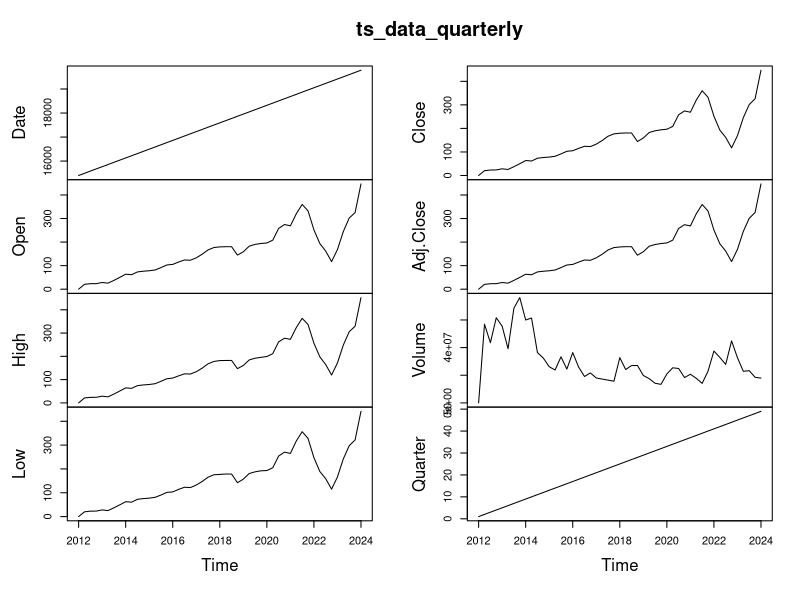
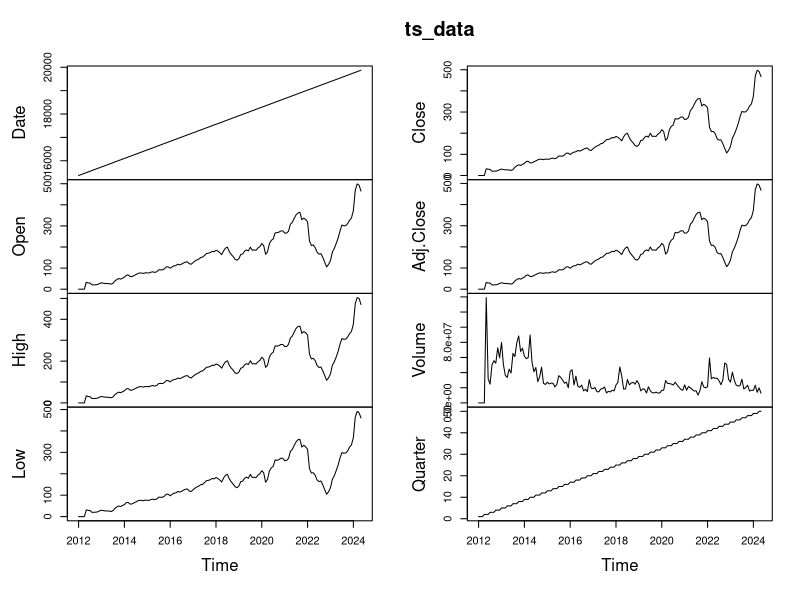
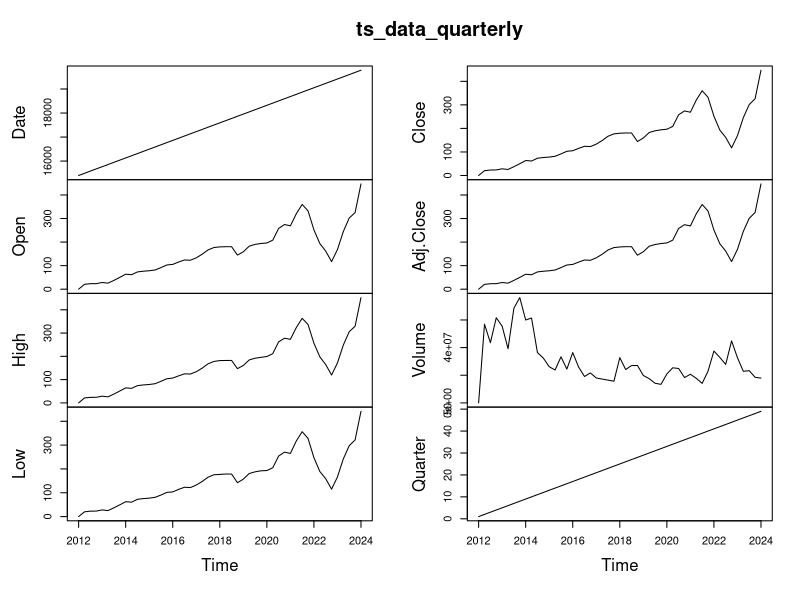
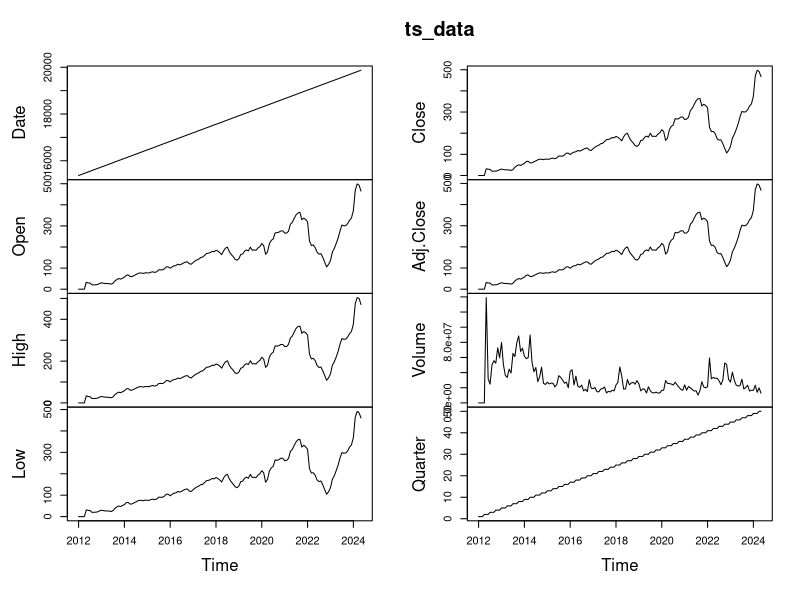
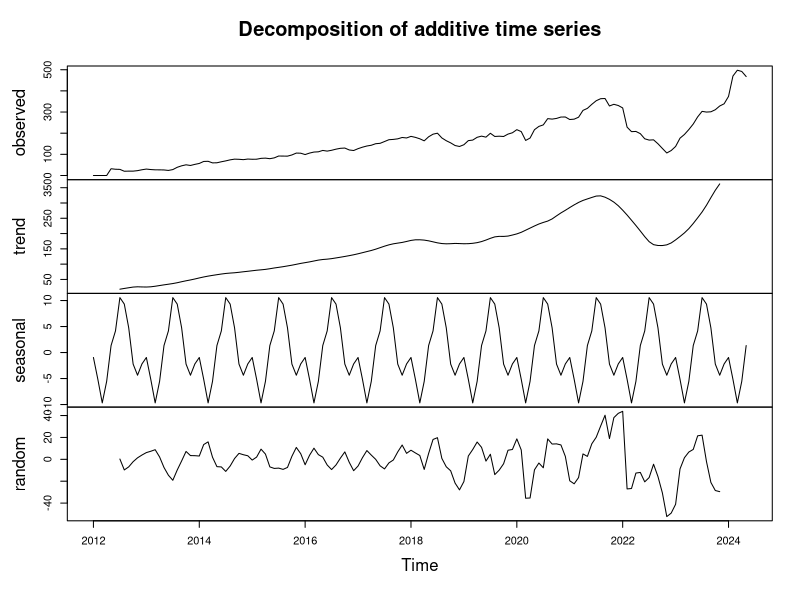
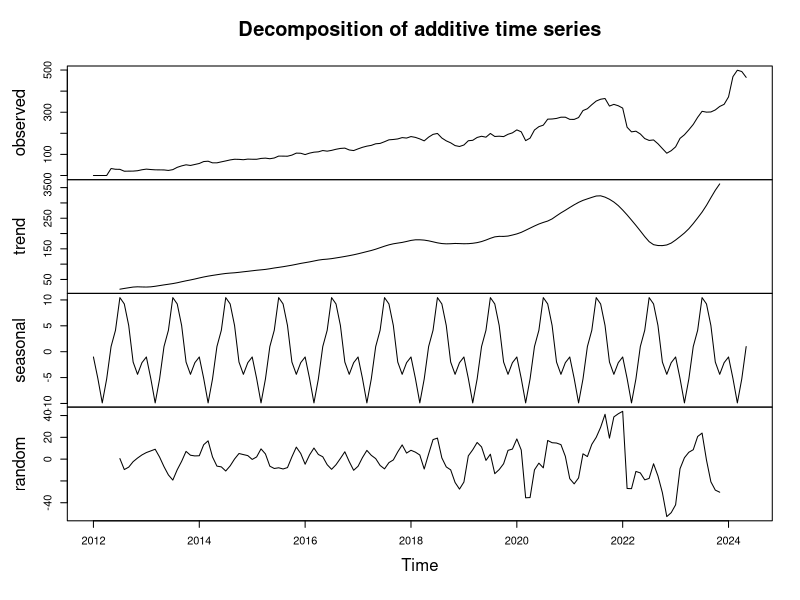
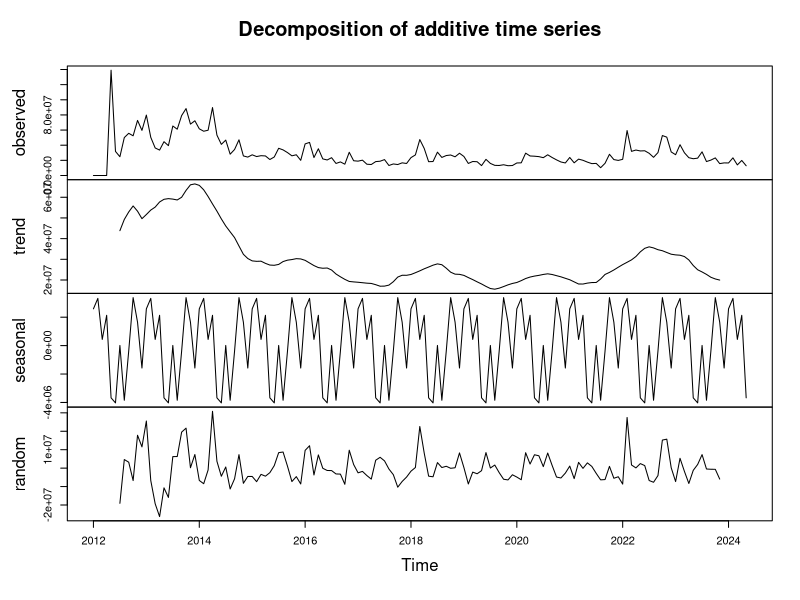
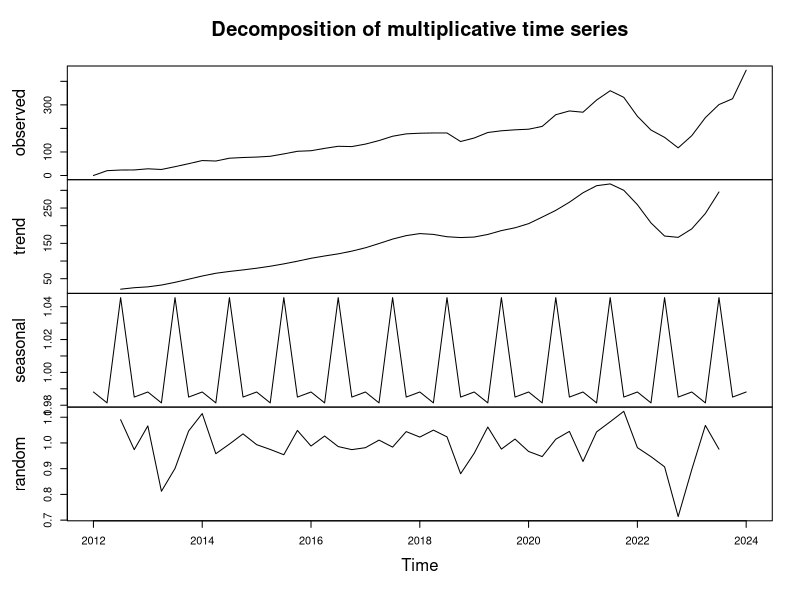

These figures' R source, in order: (Note: this script raises an error after producing the figures.)
library(tidyverse)
library(lubridate)
library(forecast)
library(gridExtra)
library(ggplot2)
library(dynlm)
library(TTR)
#---------------------------------------------------------------------------

# 1. Manipulace s daty
#   informace o datasetu Meta

# Date - datum den
# Open - Cena otevření
# High - Nejvyšší cena dne
# Low - Nejnižší cena dne
# Close - Cena, kdy se trh uzavíral
# Adj. Close - Zpřesněná uzavírací cena
# Volume - Suma, za kolik se tradovalo v daný den

data <- read.csv("./monthly_averages.csv")

# 1.1 Převod datumu na správný datový typ Date
data <- data %>%
  mutate(Date = as.Date(Date, format="%Y-%m-%d"))

# 1.2 Seřazení podle datumu
data <- data %>%
  arrange(Date) 

# 1.3 Agregace pro kvartály
data <- data %>%
  mutate(Quarter = paste(year(Date), quarter(Date), sep = " Q"))

data


# 1.4 Převedení dat do objektů časových řad

# Měsíc
ts_data <- ts(data, start = c(year(min(data$Date)), month(min(data$Date))), frequency = 12)

# Kvartál
ts_data_quarterly <- aggregate(ts_data, nfrequency=4, FUN=mean) # kvartál - mean(ni -> ni+3)

# Složka close - kvartál, rok
ts_data_close <- ts(data$Close, start = c(year(min(data$Date)), month(min(data$Date))), frequency = 12)
ts_data_quarterly_close <- aggregate(ts_data_close, nfrequency=4, FUN=mean)

# Složka open - kvartál, rok
ts_data_open <- ts(data$Open, start = c(year(min(data$Date)), month(min(data$Date))), frequency = 12)
ts_data_quarterly_open <- aggregate(ts_data_open, nfrequency=4, FUN=mean)

# Složka vol - kvartál, rok
ts_data_vol <- ts(data$Volume, start = c(year(min(data$Date)), month(min(data$Date))), frequency = 12)
ts_data_quarterly_vol <- aggregate(ts_data_vol, nfrequency=4, FUN=mean)


# Tabulka do markdownu
ts_data
ts_data_quarterly


plot(ts_data_quarterly)
plot(ts_data)

# 1.5 Popis řady - dát nahoru v markdownu
plot(ts_data_quarterly)
plot(ts_data)

# => podle pohledu aditivní model!

# dekompozice časové řady
decomposed <- decompose(ts_data)

decomp_close <- decompose(ts_data_close)
decomp_open <- decompose(ts_data_open)
decomp_vol <- decompose(ts_data_vol)

decomp_qclose <- decompose(ts_data_quarterly_close, type = "multiplicative")
decomp_qopen <- decompose(ts_data_quarterly_open, type = "multiplicative")
decomp_qvol <- decompose(ts_data_quarterly_vol, type = "multiplicative")


# Vizualizace - dekompozice časové řady
# roční
plot(decomp_close)
plot(decomp_open)
plot(decomp_vol)

# kvartální
plot(decomp_qclose)
plot(decomp_qopen)
plot(decomp_qvol)

# => podle pohledu aditivní model, ale při porovnání s multiplikativním 
# nebyl spatřen významný rozdíl

# => sezoní složka vypadá pravidelně
# => trend je klesající - dlouhodobě

#---------------------------------------------------------------------------

# 1.5 Vyhlazení dat

ts_close <- ts(data$Close, start = c(year(min(data$Date)), month(min(data$Date))), frequency = 12) # ročí - pro hodnotu Close
ts_volume <- ts(data$Volume, start = c(year(min(data$Date)), month(min(data$Date))), frequency = 12) # ročí - pro hodnotu Volume
ts_open <- ts(data$Open, start = c(year(min(data$Date)), month(min(data$Date))), frequency = 12) # ročí - pro hodnotu Open

plot(ts_close)
plot(ts_volume)
plot(ts_open)

# Grafy jedotlivých proměnných s vyhlazením - loess
# možná TO:DO - exponenciální vyrovnání do druhého sloupce (HoltWinters())
#https://www.youtube.com/watch?v=Vf7oJ6z2LCc&ab_channel=StatQuestwithJoshStarmer

p1 <- ggplot(data, aes(x = Date, y = Close)) +
  geom_line(color = "blue") +
  geom_smooth(method = "loess", color = "red", se = FALSE, size = 0.5) +
  ggtitle("Close")

p2 <- ggplot(data, aes(x = Date, y = Volume)) +
  geom_line(color = "blue") +
  geom_smooth(method = "loess", color = "red", se = FALSE, size = 0.5) +
  ggtitle("Volume")

p3 <- ggplot(data, aes(x = Date, y = Open)) +
  geom_line(color = "blue") +
  geom_smooth(method = "loess", color = "red", se = FALSE, size = 0.5) +
  ggtitle("Open")

# Zobrazení
grid.arrange(p1, p2, p3, ncol = 1)




# Jednoduché exponenciální vyrovnání
ses_close <- ses(data$Close, h = 12)
ses_open <- ses(data$Open, h = 12)
ses_volume <- ses(data$Volume, h = 12)

# Nahrání výsledků k půlvodnímu datasetu
data <- data %>%
  mutate(SES_Close = fitted(ses_close),
         SES_Open = fitted(ses_open),
         SES_Volume = fitted(ses_volume))

# Vizualizace
p4 <- ggplot(data, aes(x = Date)) +
  geom_line(aes(y = Close), color = "blue") +
  geom_line(aes(y = SES_Close), color = "purple", size = 1) +
  labs(title = "Close s vyhazením Simple Exponential Smoothing", x = "Date", y = "Close Price")

p5 <- ggplot(data, aes(x = Date)) +
  geom_line(aes(y = Volume), color = "blue") +
  geom_line(aes(y = SES_Volume), color = "purple", size = 1) +
  labs(title = "Volume s vyhlazením Simple Exponential Smoothing", x = "Date", y = "Volume")

p6 <- ggplot(data, aes(x = Date)) +
  geom_line(aes(y = Open), color = "blue") +
  geom_line(aes(y = SES_Open), color = "purple", size = 1) +
  labs(title = "Open Price s vyhlazením Simple Exponential Smoothing", x = "Date", y = "Open Price")

# Zobrazení grafů vedle sebe
grid.arrange(p4, p5, p6, ncol = 1)

#---------------------------------------------------------------------------
# 2. Analýza
# => TO:DO - definovat bod 0 a lagy - mít přehled
# => i pro kvartály - tam je korelace menší
# PACF - co nám k tomu řekne?

# Autokorelační funkce
residual_close <- decomp_close$random
residual_close <- na.omit(residual_close) #na.omit() -> vamže případne NA hodnoty
acf(residual_close, main="ACF pro close")
pacf(residual_close)

residual_open <- decomp_open$random
residual_open <- na.omit(residual_open)
acf(residual_open, main="ACF pro open")
pacf(residual_open)

residual_volume <- decomp_vol$random
residual_volume <- na.omit(residual_volume)
acf(residual_volume, main="ACF pro volume")
pacf(residual_volume)

# U složky volume můžeme pozorovat významnou autokorelaci, která vyznačuje
# přítomnost krátkodobých závislostí.
# V dlouhodobém trendu se již nacházíme pod prahovou hodnotou - zvětšit lag!
# TO:DO kvartály


# Kroskorelační funkce - pro mesíční srovnání - freq = 12
# -jak spolu ostatní řady souvisí a ovluvňují se navzájem?
# -jelikoz mame frekvenci ts<-12, tak jeden lag je jeden měsíc
# -pro lag=3 ::::> (<3)<--0-->(3>)

Close = ts_data_quarterly[,'Close']
Open = ts_data_quarterly[, 'Open']
High = ts_data_quarterly[, 'High']
Low = ts_data_quarterly[, 'Low']

lag <- 4
par(mfrow=c(3,1))
ccf(Close, Open,na.action =na.pass, lag=lag)
ccf(Close, High,na.action =na.pass, lag=lag)
ccf(Close, Low,na.action =na.pass, lag=lag)
par(mfrow=c(1,1))

# => přepsat...
# s posunem  3 měsíce vidíme stále velkou korelaci, ta však postupně klesá
# všechny hodnoty jsou nad modrou čárou, takže korelace je statisticky významná

#---------------------------------------------------------------------------
#3. Predikce
# 3.1 Lineární model se sezoní složkou

# Model sezónnosti pro Close
model_close <- tslm(ts_close ~ trend + season)
summary(model_close)
model_close$coefficients

# TOHLE DOPSAT
#Y_t = − 2.126 + 2.170*trend + 3.462*season2 + 1.366*season3 + 4.074*season4 + 10.242*season5 + 1.243*season6
#   + 7.046*season7 + 6.559*season8 + 3.180*season9 −2.516*season10 − 3.606*season11 − 3.690*season12
#===> výstup: největšá vliv má sezoní složka 5. měsíce - 10.242* na jednotku
#   druhý: s koeficientem 7.046* na jednotku  - 7. měsíc
#   třetí: 6.559*season8 - 8. měsíc
# podle p-value není ani jedna sezona význmaná

checkresiduals(model_close) # Dopsat výstup co to je?

# Model sezónnosti pro Volume
model_volume <- tslm(ts_volume ~ trend + season)
summary(model_volume)

checkresiduals(model_volume)

# Model sezónnosti pro Open
model_open <- tslm(ts_open ~ trend + season)
summary(model_open)

checkresiduals(model_open)
# Přidat výstupy z residuí

fc_close <- forecast(model_close, h = 12)
fc_open <- forecast(model_open, h = 12)
fc_volume <- forecast(model_volume, h = 12)

# Vizualizace výsledků modelu a předpovědi
p7 <- autoplot(fc_close) +
  labs(title = "Předpověď pro Close Price", x = "Date", y = "Close Price")

p8 <- autoplot(fc_open) +
  labs(title = "Předpověď pro Open Price", x = "Date", y = "Open Price")

p9 <- autoplot(fc_volume) +
  labs(title = "Předpověď pro Volume", x = "Date", y = "Volume")

# Zobrazení grafů vedle sebe
grid.arrange(p7, p8, p9, ncol = 1)


# Linear model s trendem a sezonosti
linear_model <- tslm(ts_data_quarterly_close ~ trend + season)

# Lineární model - vizualizace
autoplot(ts_data_quarterly_close, series="Vstupní data")+
  autolayer(forecast(linear_model,h=4), series="Fitted data")

#---------------------------------------------------------------------------
# 3.2 SARIMA
# TO:DO - udělat predikci roční ts -> 3 grafy -close, open, volume - viz. linearka
# TO:DO - residua, summary na model
#TO:DO optimální - vypsat koeficienty a pochopit co to je... jak to funguje

sarima <- auto.arima(ts_close, seasonal=TRUE)
fitted_values_close <- fitted(sarima)
#fitted_values_index <- fitted(sarima) <= původní

predict_sarima <- forecast(fitted_values_arima, h=12)

autoplot(ts_close, series="Vstupní data")+
  autolayer(predict_sarima, series="Predikce SARIMA")

# SARIMA kvartály
sarima_model <- auto.arima(ts_data_quarterly_close, seasonal=TRUE)

#Review modelu - dopsat slovně a porovnat
summary(sarima_model) 

# Vypočítané hodnoty modelem
fitted_values_arima <- fitted(sarima_model)
pred_q_sarima <- forecast(sarima_model, h=4)

# Vizualizace
autoplot(ts_data_quarterly_close, series="Vstupní data")+
autolayer(pred_q_sarima, series="Fitted data")

#---------------------------------------------------------------------------
# 3.3 ETS
# TO:DO - residua, summary na model
# TO:DO - udělat predikci roční ts -> 3 grafy -close, open, volume - viz. linearka
# Co je MMM
# => kvůli podmínkám - klouzavý průměr -> vyrovnání dat pro ETS

sma_data <- SMA(ts_data_quarterly_close, n=1)
sma_data
summary(sma_data)

# kvůli ETS - změna 0
sma_data[1] <- 0.0000001

ets_model <- ets(sma_data, model='MMM')
ets_fitted <-fitted(ets_model)

ets_qpred <- forecast(ets_fitted, h=4)

# ETS - vizualizace
autoplot(ts_data_quarterly_close, series="Vstupní data") +
  autolayer(ets_qpred, series="Fitted data")

#---------------------------------------------------------------------------
# 3.4 Dynamické modely - proč, co jak?...
# linearni dynamický model

m1 <- dynlm(ts_data_quarterly_close ~ decomposed_close$trend + decomposed_close$seasonal)
summary(m1)
#=> rozepsat výstupy podle Est, p-val...

# porovnání závislostí ostatních proměnných v řadě
m2 <- dynlm(ts_data_quarterly[,'Close'] ~ ts_data_quarterly[,'Open'] + ts_data_quarterly[,'Low'] + ts_data_quarterly[,'High'])
summary(m2)

#---------------------------------------------------------------------------
# 4. Porovnání jednotlivých modelů
# TO:DO navázat

# AIC kritérium
aic_lm <- AIC(linear_model)
aic_sarima <- AIC(sarima_model)
aic_ets <- AIC(ets_model)

# Vyhodnocení modelů
res <- data.frame(
  Model = c('Linear model','SARIMA', 'ETS'),
  AIC = c(aic_lm,aic_sarima, aic_ets)
)

res

# 5. Závěr
#---------------------------------------------------------------------------
